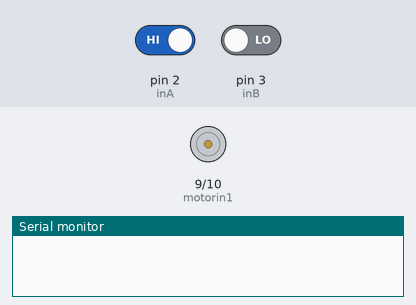
This sketch was run on a simulated Arduino Uno, built with avr-gcc and run on an emulated ATmega328P. Shown: motor-driver pin pairs drawn as motors (green arrow = first pin HIGH = forward, orange = second pin HIGH = backward, longer = more drive, scaled by the enable pin), the last lines printed to the serial monitor. The inputs (shaded band) are chosen by the test bench; at power-on: pin 2 (inA) HIGH, pin 3 (inB) LOW.

Above: at 1.2 s.
1.3 s: pin 2 (inA) driven LOW
At 2.1 s:
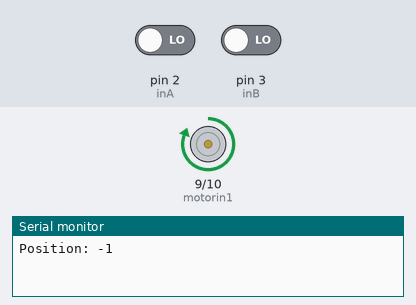
Timing chart, 0 to 4.3 s (numbered marks = the images above; inputs shaded):
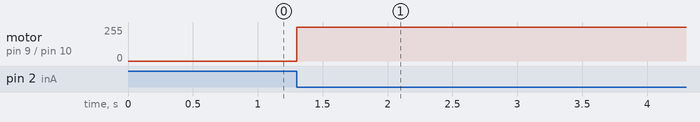

Measured:
- after the input at 1.3 s, motor on pin 9 (motorin1) / pin 10 (motorin2): stopped → forward 255/255 at once

The sketch:

motor_encoder.ino
```cpp
 #define inA 2 //encoder input
 #define inB 3 //encoder input

 #define motorin1 9 //motor in1
 #define motorin2 10//motor in2
 #define en 11 //motor enable

 int counter = 0;
 int State;
 int LastState;
 String dir="";
int flag=0;
 void forward(){
   digitalWrite(motorin1, HIGH);
   digitalWrite(motorin2, LOW);
 }

 void backward(){
   digitalWrite(motorin1, LOW);
   digitalWrite(motorin2, HIGH);
 }

 void stopm(){
   digitalWrite(motorin1, LOW);
   digitalWrite(motorin2, LOW);
 }

 void setup() {
   pinMode (inA,INPUT);
   pinMode (inB,INPUT);
   pinMode (motorin1,OUTPUT);
   pinMode (motorin2, OUTPUT);
   pinMode(en, OUTPUT);

   Serial.begin (9600);
   LastState = digitalRead(inA);
 }

 void loop() {
   digitalWrite(en,255);
   State = digitalRead(inA);
   if (State != LastState){
     if (digitalRead(inB) != State) {
       counter ++;
       dir="cw";
     } else {
       counter --;
       dir="acw";
     }
     Serial.print("Position: ");
     Serial.println(counter);

      if(counter<70 && flag==0)
      forward();
      if(counter>=70 && flag==0)
      {
      flag=1;
      stopm();
      delay(3000);
      }
      if(flag==1)
      backward();
      if(counter<0 && flag==1)
      stopm();
  }
  LastState = State;
 }
```
